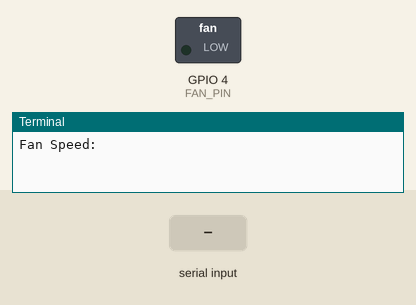
Recording of a program running on a simulated Raspberry Pi (BCM pin numbers). On the bench: switched loads named in the program (green lamp = pin HIGH), the last lines printed to the terminal. The inputs (shaded band) are chosen by the test bench.

Above: at 1.2 s.
1.3 s: "5" typed at the terminal, then Enter
At 2.2 s:
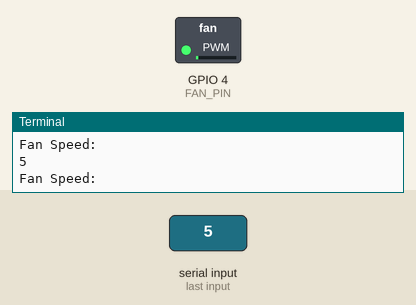
2.8 s: "90" typed at the terminal, then Enter
At 3.4 s:
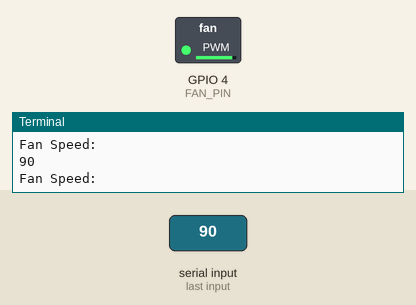
Timing chart, 0 to 5.8 s (numbered marks = the images above; inputs shaded):
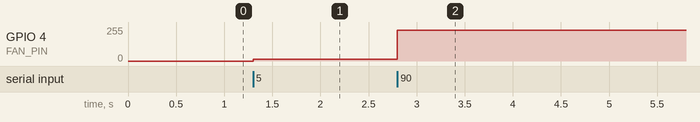

The program:

calib_fan.py
```python
#!/usr/bin/python3
# -*- coding: utf-8 -*-

import RPi.GPIO as GPIO
import time
import sys
#import os

FAN_PIN = 4
WAIT_TIME = 2
PWM_FREQ = 30

GPIO.setmode(GPIO.BCM)
GPIO.setup(FAN_PIN, GPIO.OUT, initial=GPIO.LOW)

fan = GPIO.PWM(FAN_PIN, PWM_FREQ)
fan.start(0)
i = 0

hyst = 1
tempSteps = [50, 70]
speedSteps = [0, 100]
cpuTempOld = 0

try:
    while 1:
        fanSpeed = float(input("Fan Speed: "))
        fan.ChangeDutyCycle(fanSpeed)


except(KeyboardInterrupt):
    print("Fan ctrl interrupted by keyboard")
    GPIO.cleanup()
    sys.exit()
```

Measured:
- after the input at 1.3 s, GPIO 4 (FAN_PIN): 0/255 → 13/255 at once
- after the input at 2.8 s, GPIO 4 (FAN_PIN): 13/255 → 230/255 at once
